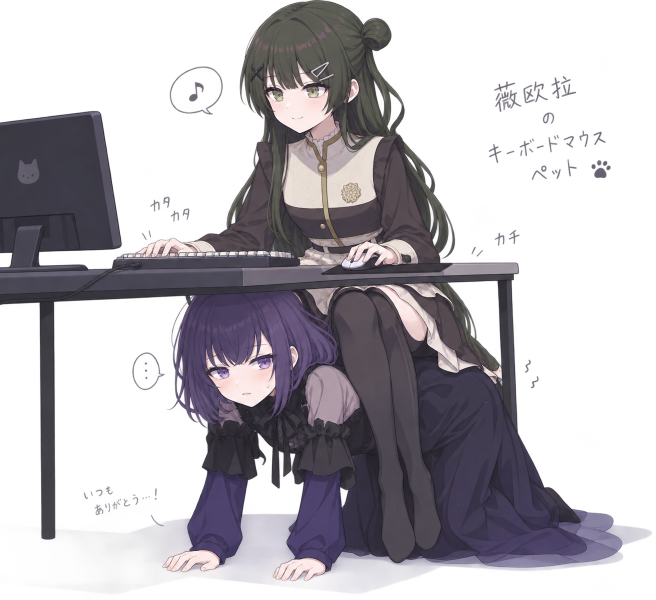
#> input picture Sources/ViolaDesktop/Resources/Characters/Viola/reference-seating.png, 1312 x 1199 px, found by its file name (shown at 1/2 size)
$ python extract_seated_skirt_v0.2.14.py
#> lines starting #> are read from the running program, lines starting #| are printed output that depends on the picture
from pathlib import Path
import json
from PIL import Image,ImageDraw,ImageChops
root=Path(__file__).resolve().parents[1]
source=Image.open(root/'Assets/Source/reference-seating.png').convert('RGBA')
#> source is the input picture: PIL image 1312x1199 RGBA; mean R, G, B, A 51, 47.2, 54.1, 111.8
mask=Image.new('L',source.size,0)
#> mask: PIL image 1312x1199 L; every value is 0
draw=ImageDraw.Draw(mask)
# Original ivory folds above the original desk; the removed desk remains transparent.
draw.polygon([(596,497),(608,497),(622,505),(637,511),(650,502),(674,498),(688,501),(682,514),(674,527),(649,530),(638,529),(620,532),(600,534),(593,527)],fill=255)
# Original long plum panel and ivory hem below the desk. The inner contour
# follows its raised knee opening instead of retaining skin or stockings.
draw.polygon([(607,584),(642,581),(682,576),(721,574),(757,572),(802,571),(851,567),(878,582),(901,607),(932,651),(953,696),(973,728),(995,757),(1004,768),(999,776),(983,770),(967,753),(934,740),(909,745),(891,747),(873,744),(864,730),(844,718),(827,704),(818,689),(848,689),(853,679),(845,660),(823,632),(796,608),(768,586),(750,579),(735,578),(713,582),(696,587),(683,599),(672,619),(661,635),(650,632),(639,621),(628,602),(614,591)],fill=255)
# Guard the original thigh cut-out explicitly; edge detail stays in the ivory rim.
draw.polygon([(742,568),(766,575),(789,590),(812,615),(836,645),(855,675),(859,688),(842,693),(819,684),(805,657),(788,625),(771,596),(748,579)],fill=0)
alpha=ImageChops.multiply(source.getchannel('A'),mask)
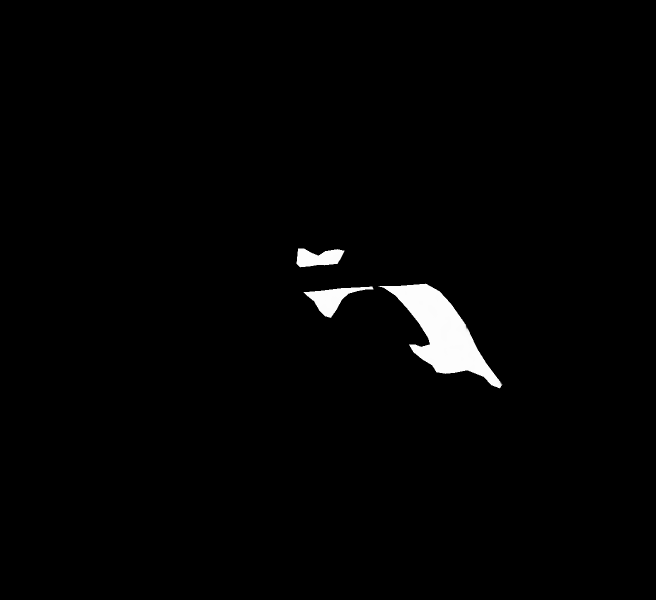
#> alpha: PIL image 1312x1199 L (shown at 1/2 size); min 0, max 254, mean 3.9
source.putalpha(alpha)
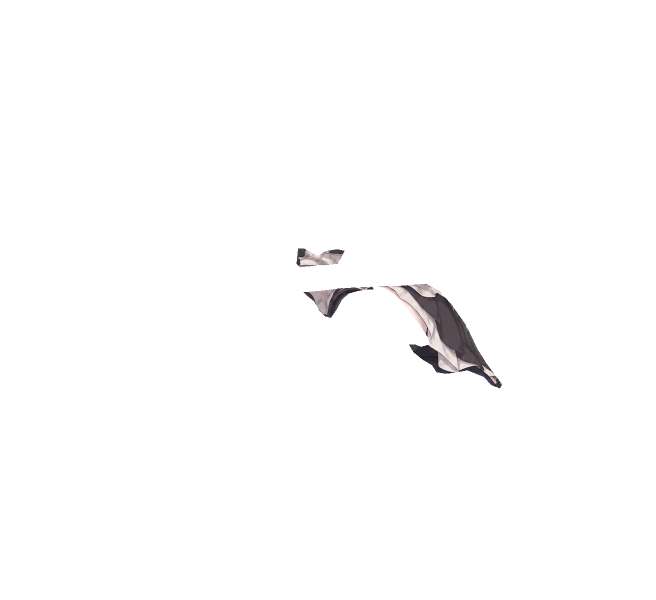
#> source: PIL image 1312x1199 RGBA (shown at 1/2 size); mean R, G, B, A 51, 47.2, 54.1, 3.9; transparent parts drawn white
box=(590,497,1010,777)
out=source.crop(box)
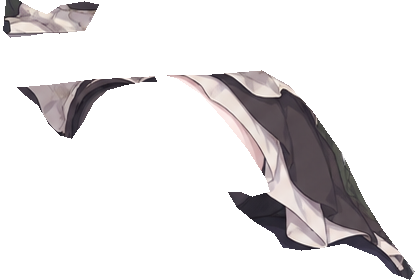
#> out: PIL image 420x280 RGBA; mean R, G, B, A 96.7, 87.6, 96.3, 52.3; transparent parts drawn white
# Clear hidden RGB as well; all visible pixels remain unmodified source pixels.
out.putdata([(0,0,0,0) if a==0 else (r,g,b,a) for r,g,b,a in out.getdata()])
name='viola-skirt-reference-crop-v0.2.14.png'
asset=root/'Assets/Source'/name
# Remove the detached left folded patch: in the assembled pose it falls over the friend's hair.
for y in range(60,160):
 for x in range(170): out.putpixel((x,y),(0,0,0,0))
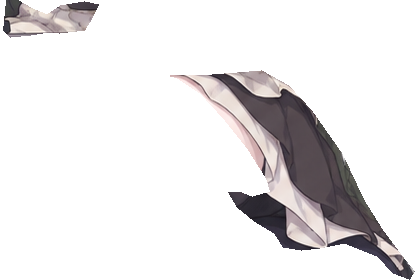
#> out: PIL image 420x280 RGBA; mean R, G, B, A 23.6, 21.6, 22.2, 45.5; transparent parts drawn white
out.save(asset)
# A unique local file is added through the candidate's asset directory; the old
# generated skirt remains recoverable. Only the owned skirt record is modified.
candidate=root/'build/previews-v0.2.14-integrated/character-layout.json'
assetdir=candidate.parent/'character-assets'
out.save(assetdir/name)
j=json.loads(candidate.read_text())
#> (reads history/cache/layered-rocking-v0.2.49/profile-at-quit/character-layout.json from the repository)
for sprite in j['sprites']:
 if sprite['id']=='viola_skirt':
  sprite['file']=name
  sprite['rect']=[285,455-260*280/420,260,260*280/420]
  sprite.pop('crop',None)
  sprite.pop('polygon',None)
  sprite.pop('cutouts',None)
  sprite.pop('alphaMask',None)
  break
else:raise RuntimeError('viola_skirt missing')
candidate.write_text(json.dumps(j,ensure_ascii=False,indent=2)+'\n')
record={'source':'Assets/Source/reference-seating.png','sourceCrop':[590,497,420,280],'output':str(asset),'dimensions':[420,280],'mapping':'Original pixels and polygon alpha only; no recoloring, synthesis or fill. Width 260 at original aspect; top455.','sprite':next(s for s in j['sprites'] if s['id']=='viola_skirt')}
(candidate.parent/'skirt-extraction/extraction.json').write_text(json.dumps(record,ensure_ascii=False,indent=2)+'\n')
print(asset)
